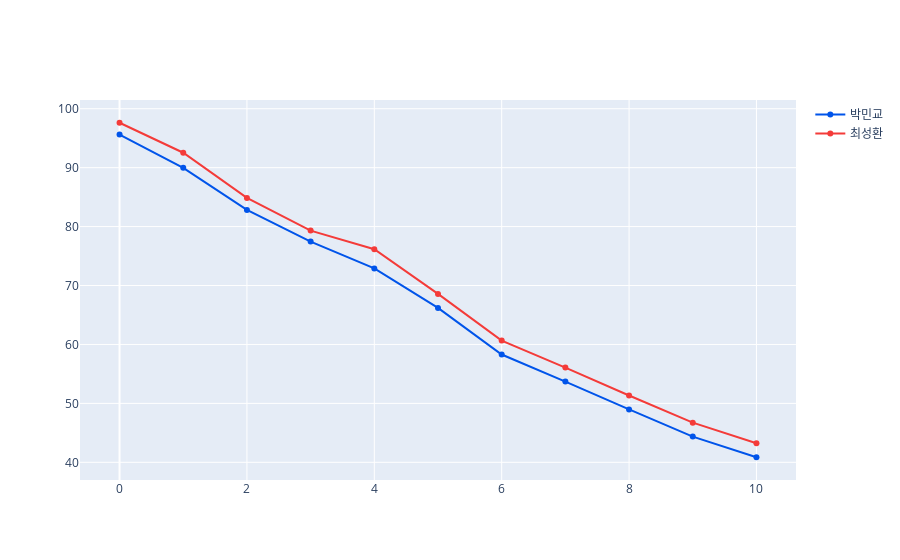

The notebook cell saved with this chart:
### Code cell
fig = go.Figure()

fig.add_trace(go.Scatter(x=semi_win_df.index, y=win_df['predict'],
                    mode='lines+markers', # Line plot만 그리기
                    line=dict(color = '#0054EA'),
                    name='박민교'))

fig.add_trace(go.Scatter(x=semi_win_df.index, y=semi_win_df['predict'],
                    mode='lines+markers', # Line plot만 그리기
                    line=dict(color = '#F43B39'),
                    name='최성환'))

fig.show()

### Figure 1 — Plotly figure (JSON) as saved in the notebook; plotly's stock layout.template omitted (floating-point values rounded to 4 significant figures)
{"data": [{"line": {"color": "#0054EA"}, "mode": "lines+markers", "name": "박민교", "type": "scatter", "x": [0, 1, 2, 3, 4, 5, 6, 7, 8, 9, 10], "y": [95.62, 89.97, 82.83, 77.46, 72.91, 66.2, 58.29, 53.7, 48.97, 44.37, 40.86]}, {"line": {"color": "#F43B39"}, "mode": "lines+markers", "name": "최성환", "type": "scatter", "x": [0, 1, 2, 3, 4, 5, 6, 7, 8, 9, 10], "y": [97.62, 92.53, 84.87, 79.32, 76.16, 68.57, 60.66, 56.07, 51.34, 46.73, 43.23]}], "layout": {"autosize": true, "xaxis": {"autorange": true, "range": [-0.6075, 10.61], "type": "linear"}, "yaxis": {"autorange": true, "range": [36.18, 102.3], "type": "linear"}}}
